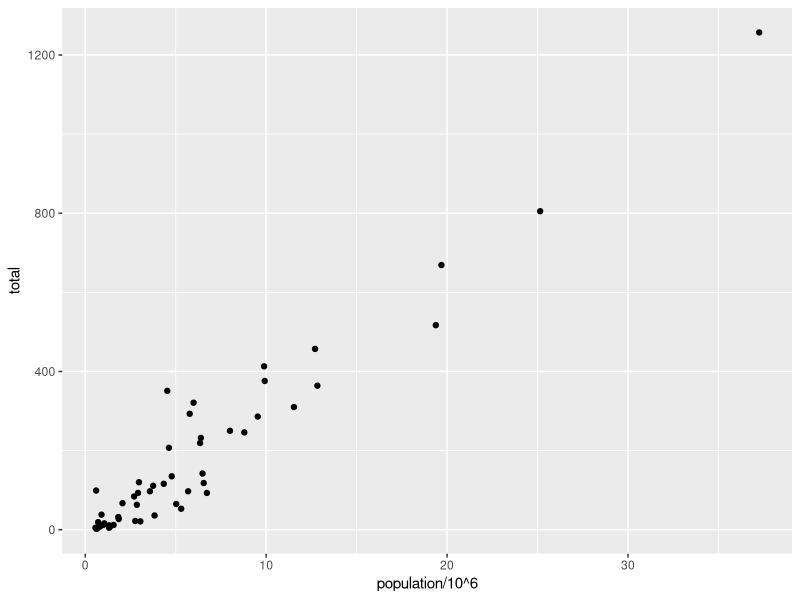
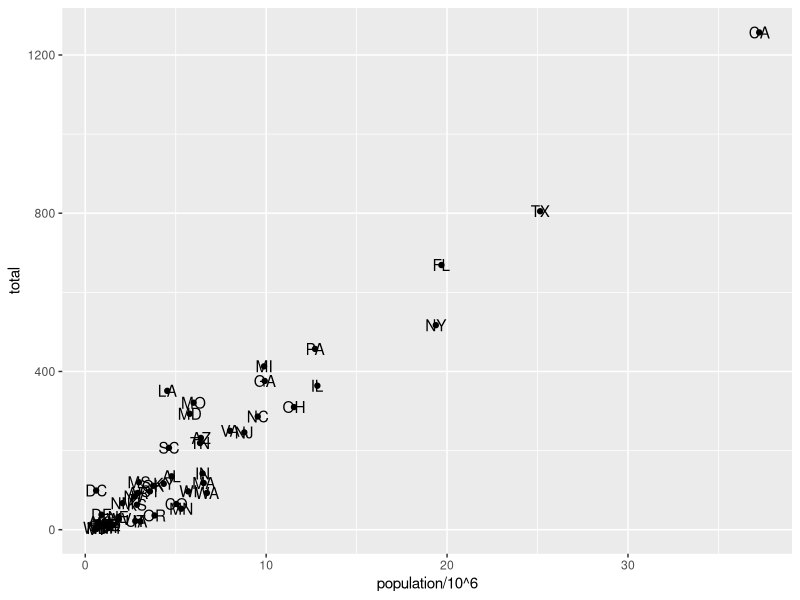
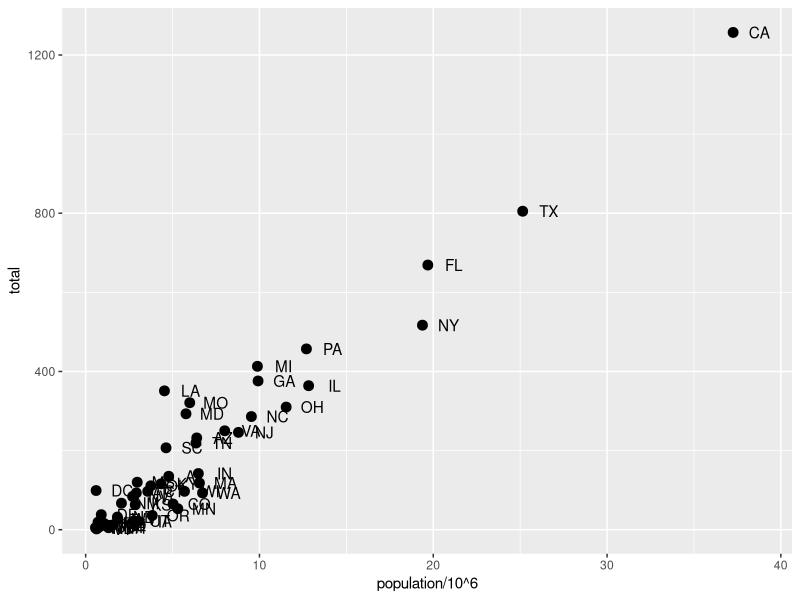
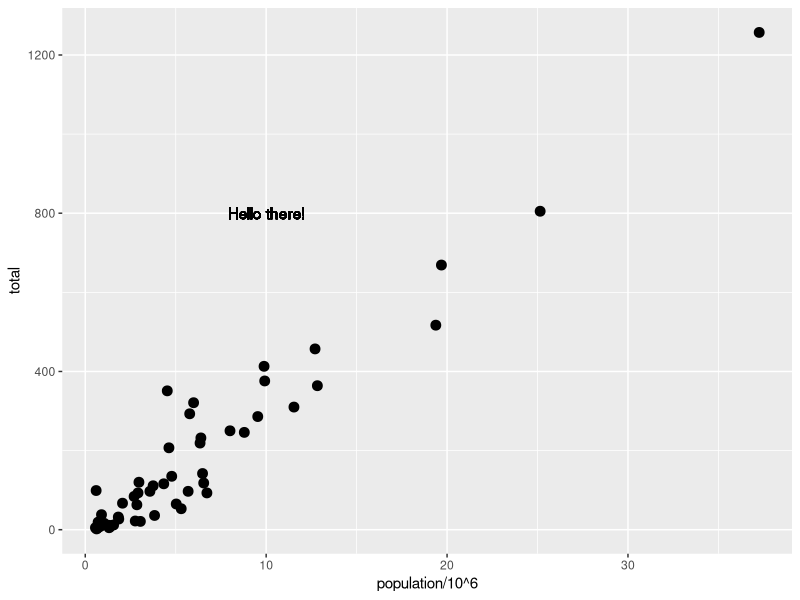
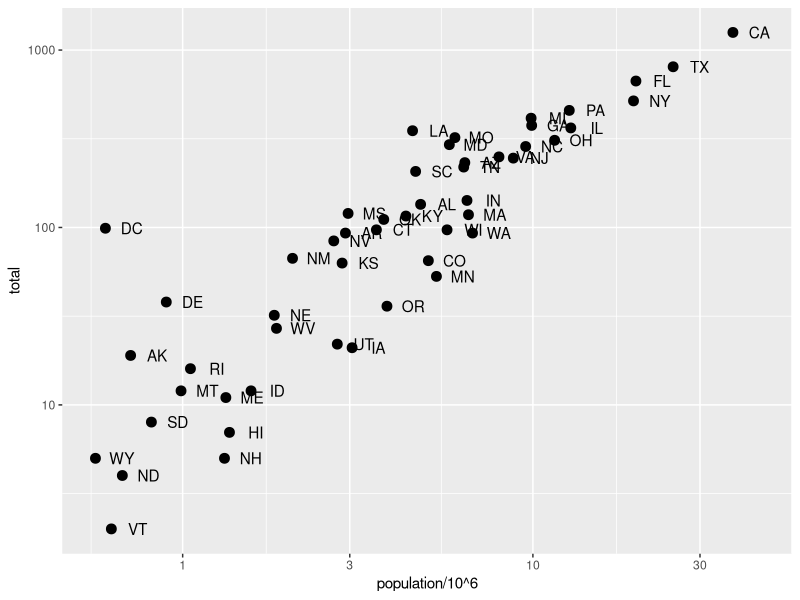
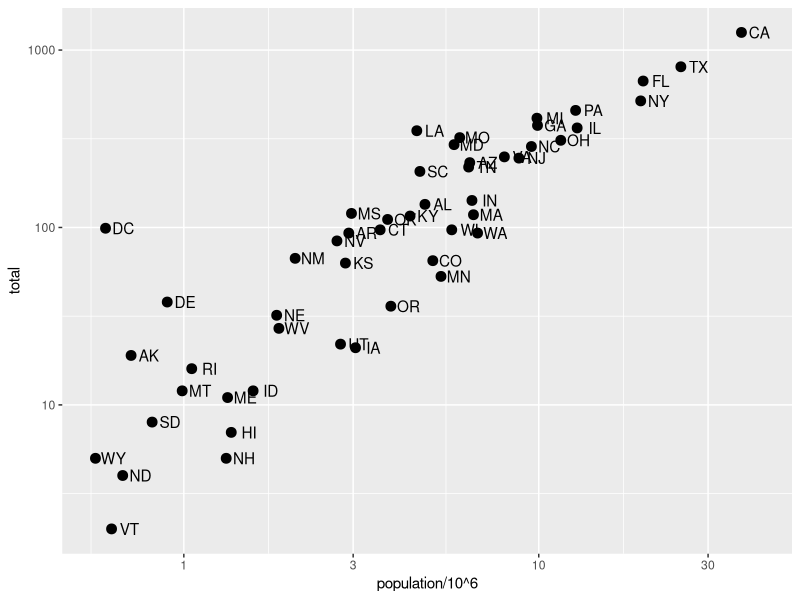
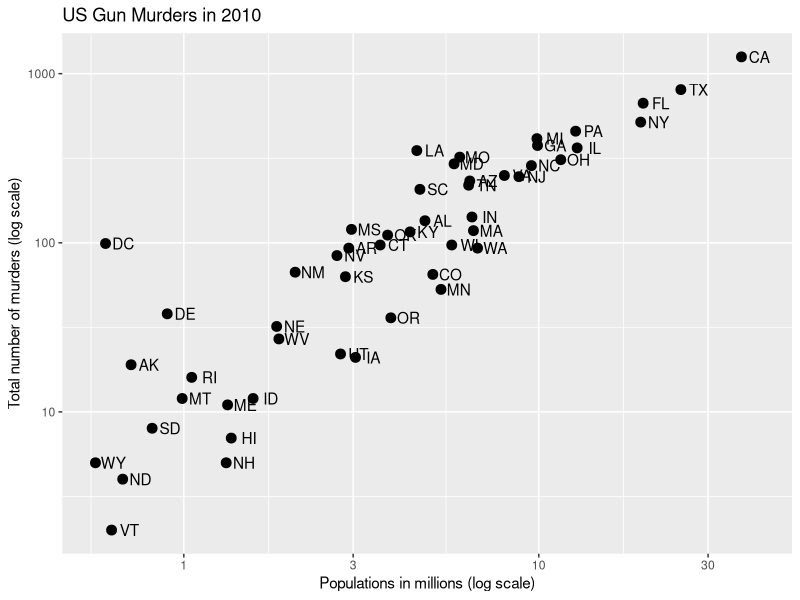
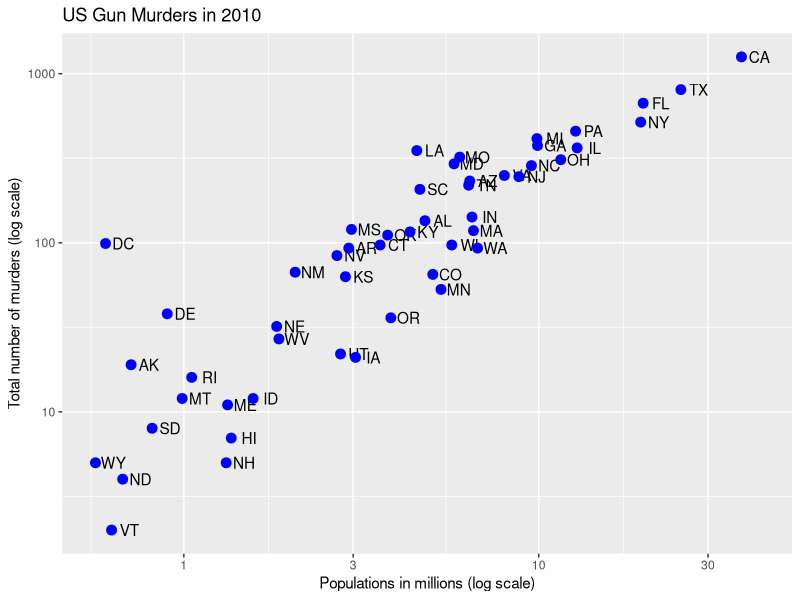

Recreate these plots in R, in order.
library(dplyr)
library(ggplot2)
library(dslabs)

### importing data
data <- murders

### 3 ways to plot
# ggplot(data = data)
# data %>% ggplot()
# p <- ggplot(data = data)

### Using ggplot for basic viz
data %>% ggplot() + geom_point(aes(x=population/10^6, y=total))
# p <- ggplot(data = data)
# p+geom_point(aes(x=population/10^6, y=total))

p <- ggplot(data = data)
p + geom_point(aes(x=population/10^6, y=total)) + 
  geom_text(aes(population/10^6, total, label = abb))

p + geom_point(aes(x=population/10^6, y=total), size = 3) + 
  geom_text(aes(population/10^6, total, label = abb), nudge_x = 1.5)

####

p <- murders %>% ggplot(aes(population/10^6, total, label = abb))

p + geom_point(size=3) + geom_text(aes(x=10, y=800, label = "Hello there!"))

p + geom_point(size = 3) +
  geom_text(nudge_x = 0.075) +
  scale_x_continuous(trans = "log10") +
  scale_y_continuous(trans = "log10")

p + geom_point(size = 3) +
  geom_text(nudge_x = 0.05) +
  scale_x_log10() + scale_y_log10()

p + geom_point(size = 3) +
  geom_text(nudge_x = 0.05) +
  scale_x_log10() + scale_y_log10() +
  xlab("Populations in millions (log scale)") +
  ylab("Total number of murders (log scale)") + 
  ggtitle("US Gun Murders in 2010")

####

p <- murders %>% ggplot(aes(population/10^6, total, label = abb)) + 
  geom_text(nudge_x = 0.05) + scale_x_log10() +
  scale_y_log10() + 
  xlab("Populations in millions (log scale)") + 
  ylab("Total number of murders (log scale)") +
  ggtitle("US Gun Murders in 2010")
p + geom_point(color ="blue ", size = 3 )

p <- murders %>% ggplot(aes(population/10^6, total, label = abb)) + 
  geom_text(nudge_x = 0.075) + scale_x_log10() +
  scale_y_log10() + 
  xlab("Populations in millions (log scale)") + 
  ylab("Total number of murders (log scale)") +
  ggtitle("US Gun Murders in 2010")
p + geom_point(aes(col=region), size = 3 )

r <- murders %>% 
  summarize(rate = sum(total) / sum(population) * 10^6) %>% 
  pull(rate)

p + geom_point(aes(col=region), size = 3) + geom_abline(intercept = log10(r))

install.packages("ggthemes")
install.packages("ggrepel")
library(ggthemes)
library(ggrepel)
p + theme_economist()

r <- murders %>% summarize(rate = sum(total) / sum(population) * 10^6) %>%
  pull(rate)
murders %>% ggplot(aes(population/10^6, total, label = abb)) +
  geom_abline(intercept = log10(r), lty = 2, color = "darkgrey") +
  geom_point(aes(col=region), size = 3) +
  geom_text_repel() +
  scale_x_log10() +
  scale_y_log10() +
  xlab("Populations in millions (log scale)") +
  ylab("Total number of murders (log scale)") +
  ggtitle("US Gun Murders in 2010") +
  scale_color_discrete(name = "Region") +
  theme_economist()

####

data(murders)
x <- log10(murders$population)
y <- murders$total

data.frame(x = x, y = y) %>% ggplot(aes(x, y)) + geom_point()

qplot(x, y)

#### 
install.packages("gridExtra")
library(gridExtra)
#> Attaching package: 'gridExtra’
#> The following object is masked from 'package:dplyr’:
#> combine
p1 <- murders %>% mutate(rate = total/population*10^5) %>%
  filter(population < 2*10^6) %>%
  ggplot(aes(population/10^6, rate, label = abb)) + 
  geom_text() + 
  ggtitle("Small States")
p2 <- murders %>% mutate(rate = total/population*10^5) %>%
  filter(population > 10*10^6) %>%
  ggplot(aes(population/10^6, rate, label = abb)) +
  geom_text() +
  ggtitle("Large States")
grid.arrange(p1, p2, ncol = 2)

###

ggplot(data = mpg) + 
  geom_histogram(aes(x = hwy, y = ..density..), bins=50, fill = 'pink') + 
  geom_density(aes(x = hwy),col = 'green')

ggplot(data = mpg) + geom_boxplot(aes(x = '',y = hwy), fill = 'lightblue')
ggplot(data = mpg) + geom_qq(aes(sample = hwy)) + geom_qq_line(aes(sample = hwy))
ggplot(data = mpg) + geom_bar(aes(x = trans))
ggplot(data = mpg) + geom_bar(aes(x = "", fill = factor(trans)))

# LINEAR MODEL
ggplot(data = mpg) + geom_point(mapping = aes(x = displ, y = hwy)) + 
  geom_smooth(mapping = aes(x = displ, y = hwy), method = 'lm')

out = lm(mpg$hwy ~ 1 + mpg$displ)
plot(out)
